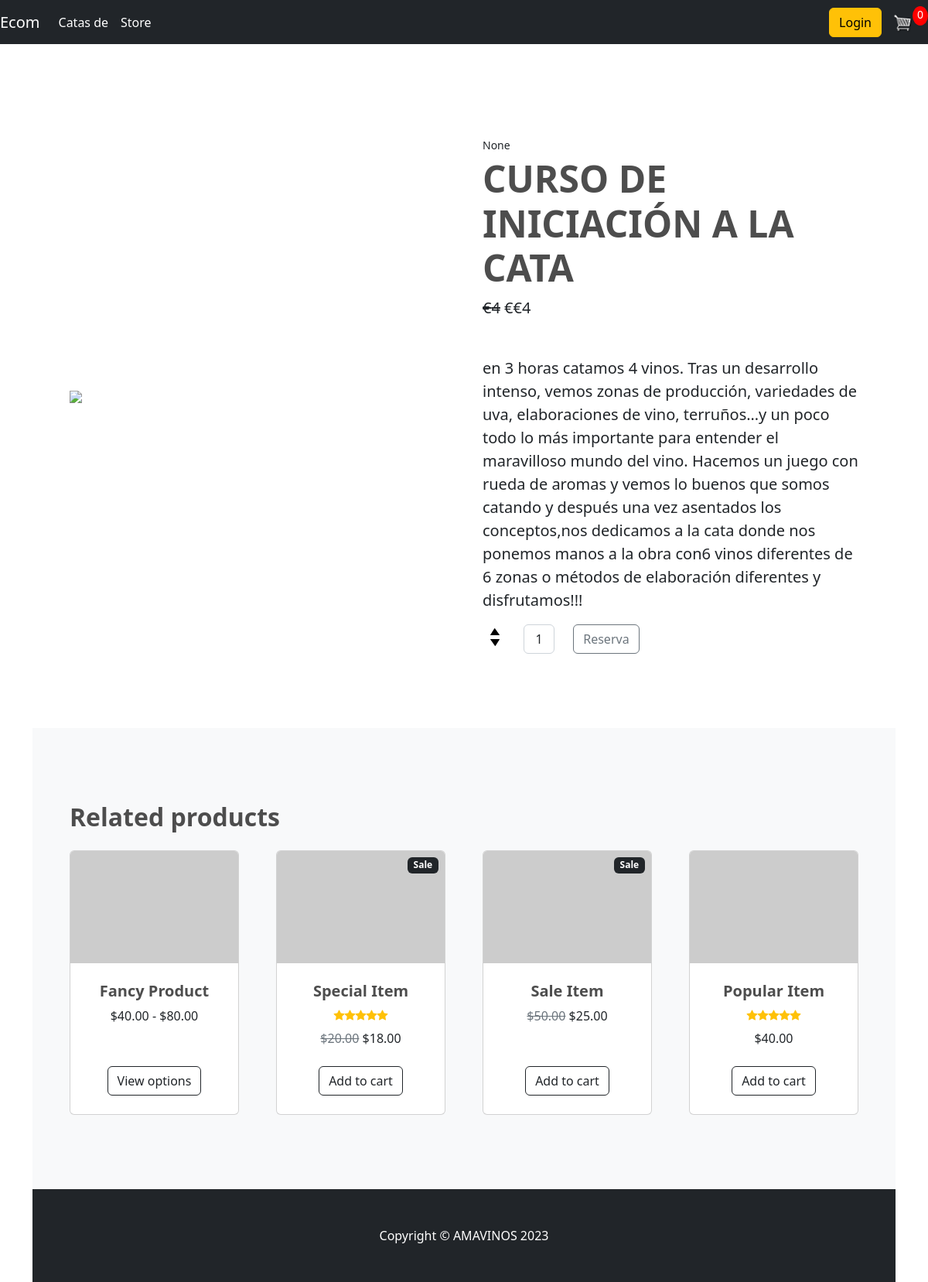
The page /cata-de-vinos/curso-de-iniciacion-a-la-cata/ on the database its author committed.
### store/models.py (models this page shows, shortened)
class Product(models.Model):
	id = models.BigAutoField(primary_key=True)
	name = models.CharField(max_length=200)
	slug=models.SlugField(blank=True)
	price = models.IntegerField()
	digital = models.BooleanField(default=False,null=True, blank=True)
	image = models.ImageField(null=True, blank=True)
	category=models.ForeignKey(Category, on_delete=models.SET_NULL, null=True, blank=True)
	description=models.CharField(max_length=1000,null=True, blank=True)
	@property
	def imageURL(self):
		try:
			url = self.image.url
		except:
			url = ''
		return url

class Cata(Product):
	date=models.DateTimeField(null=True, blank=True)
	duration=models.CharField(max_length=50, default='2 horas')
	location=models.CharField(max_length=50, default='Calle Antillano Campos, 5')

class Product(models.Model):
	id = models.BigAutoField(primary_key=True)
	name = models.CharField(max_length=200)
	slug=models.SlugField(blank=True)
	price = models.IntegerField()
	digital = models.BooleanField(default=False,null=True, blank=True)
	image = models.ImageField(null=True, blank=True)
	category=models.ForeignKey(Category, on_delete=models.SET_NULL, null=True, blank=True)
	description=models.CharField(max_length=1000,null=True, blank=True)
	@property
	def imageURL(self):
		try:
			url = self.image.url
		except:
			url = ''
		return url

### store/views.py (the view)
# urls.py: path('cata-de-vinos/<slug:slug>/', views.event_detail, name='event_detail'),   #devo capire come mettere l'evento giusto
def event_detail(request, slug):
	data=cartData(request)
	cartItems = data['cartItems']
	order = data['order']
	items = data['items']
	product = get_object_or_404(Cata, slug=slug)
	context = {'product': product, 'cartItems': cartItems}
	return render(request, 'store/event_detail.html', context)

### store/utils.py (called while the page is built, shortened)
def cookieCart(request):
	try:
		cart = json.loads(request.COOKIES['cart'])
	except:
		cart = {}
		print('CART:', cart)
	items = []
	order = {'get_cart_total':0, 'get_cart_items':0, 'shipping':False}
	cartItems = order['get_cart_items']
	return {'cartItems':cartItems ,'order':order, 'items':items}

def cartData(request):
	if request.user.is_authenticated:
		customer = request.user.customer
		order, created = Order.objects.get_or_create(customer=customer, complete=False)
		items = order.orderitem_set.all()
		cartItems = order.get_cart_items
	else:
		cookieData = cookieCart(request)
		cartItems = cookieData['cartItems']
		order = cookieData['order']
		items = cookieData['items']
	return {'cartItems':cartItems ,'order':order, 'items':items}

### store/templates/store/event_detail.html (shortened to what this page needs)
{% extends 'store/main.html' %}
{% load static %}
{% block content %}
<!DOCTYPE html>
<html lang="en">
    <head>
        <link href="https://cdn.jsdelivr.net/npm/bootstrap-icons@1.5.0/font/bootstrap-icons.css" rel="stylesheet" />
        <link href="css/styles.css" rel="stylesheet" />
    </head>
    <body>
        <section class="py-5">
            <div class="container px-4 px-lg-5 my-5">
                <div class="row gx-4 gx-lg-5 align-items-center">
                    <div class="col-md-6"><img class="card-img-top mb-5 mb-md-0" src={{product.imageURL}} alt="{{product.name}}" /></div>
                    <div class="col-md-6">
                        <div class="small mb-1">{{product.date}}</div>
                        <h1 class="display-5 fw-bolder">{{product.name}}</h1>
                        <div class="fs-5 mb-5">
                            <span class="text-decoration-line-through">€{{product.price}}</span>
                            <span>€€{{product.price}}</span>
                        </div>
                        <p class="lead">{{product.description}}</p>
                        <div class="d-flex">
                            <p class="quantity">{{item.quantity}}</p>
                            <div class="quantity">
                                <div class="row">
                                    <div class="col-2">
                                        <img data-product="{{item.product.id}}" data-action="add" class="chg-quantity update-cart" src="{% static  'images/arrow-up.png' %}">
                                        <img data-product="{{item.product.id}}" data-action="remove" class="chg-quantity update-cart" src="{% static  'images/arrow-down.png' %}">
                                    </div>
                                    <div class="col-3">
                                        <input class="form-control text-center me-3" id="inputQuantity" type="num" value="1" style="max-width: 3rem; vertical-align: middle;" />
                                    </div>
                                    <div class="col-3">
                                        <button data-product="{{product.id}}" data-action="add" class="btn btn-outline-secondary add-btn update-cart">Reserva</button>
                                    </div>
                                    <div class="col-2">
                                    </div>
                                </div>
                            </div>
                        </div>
                    </div>
                </div>
            </div>
        </section>
        <section class="py-5 bg-light">
            <div class="container px-4 px-lg-5 mt-5">
                <h2 class="fw-bolder mb-4">Related products</h2>
                <div class="row gx-4 gx-lg-5 row-cols-2 row-cols-md-3 row-cols-xl-4 justify-content-center">
                    <div class="col mb-5">
                        <div class="card h-100">
                            <img class="card-img-top" src="https://dummyimage.com/450x300/dee2e6/6c757d.jpg" alt="..." />
                            <div class="card-body p-4">
                                <div class="text-center">
                                    <h5 class="fw-bolder">Fancy Product</h5>
                                    $40.00 - $80.00
                                </div>
                            </div>
                            <div class="card-footer p-4 pt-0 border-top-0 bg-transparent">
                                <div class="text-center"><a class="btn btn-outline-dark mt-auto" href="#">View options</a></div>
                            </div>
                        </div>
                    </div>
                    <div class="col mb-5">
                        <div class="card h-100">
                            <div class="badge bg-dark text-white position-absolute" style="top: 0.5rem; right: 0.5rem">Sale</div>
                            <img class="card-img-top" src="https://dummyimage.com/450x300/dee2e6/6c757d.jpg" alt="..." />
                            <div class="card-body p-4">
                                <div class="text-center">
                                    <h5 class="fw-bolder">Special Item</h5>
                                    <div class="d-flex justify-content-center small text-warning mb-2">
                                        <div class="bi-star-fill"></div>
                                        <div class="bi-star-fill"></div>
                                        <div class="bi-star-fill"></div>
                                        <div class="bi-star-fill"></div>
                                        <div class="bi-star-fill"></div>
                                    </div>
                                    <span class="text-muted text-decoration-line-through">$20.00</span>
                                    $18.00
                                </div>
                            </div>
                            <div class="card-footer p-4 pt-0 border-top-0 bg-transparent">
                                <div class="text-center"><a class="btn btn-outline-dark mt-auto" href="#">Add to cart</a></div>
                            </div>
                        </div>
                    </div>
                    <div class="col mb-5">
                        <div class="card h-100">
                            <div class="badge bg-dark text-white position-absolute" style="top: 0.5rem; right: 0.5rem">Sale</div>
                            <img class="card-img-top" src="https://dummyimage.com/450x300/dee2e6/6c757d.jpg" alt="..." />
                            <div class="card-body p-4">
                                <div class="text-center">
                                    <h5 class="fw-bolder">Sale Item</h5>
                                    <span class="text-muted text-decoration-line-through">$50.00</span>
                                    $25.00
                                </div>
                            </div>
                            <div class="card-footer p-4 pt-0 border-top-0 bg-transparent">
                                <div class="text-center"><a class="btn btn-outline-dark mt-auto" href="#">Add to cart</a></div>
                            </div>
                        </div>
                    </div>
                    <div class="col mb-5">
                        <div class="card h-100">
                            <img class="card-img-top" src="https://dummyimage.com/450x300/dee2e6/6c757d.jpg" alt="..." />
                            <div class="card-body p-4">
                                <div class="text-center">
                                    <h5 class="fw-bolder">Popular Item</h5>
                                    <div class="d-flex justify-content-center small text-warning mb-2">
                                        <div class="bi-star-fill"></div>
                                        <div class="bi-star-fill"></div>
                                        <div class="bi-star-fill"></div>
                                        <div class="bi-star-fill"></div>
                                        <div class="bi-star-fill"></div>
                                    </div>
                                    $40.00
                                </div>
                            </div>
                            <div class="card-footer p-4 pt-0 border-top-0 bg-transparent">
                                <div class="text-center"><a class="btn btn-outline-dark mt-auto" href="#">Add to cart</a></div>
                            </div>
                        </div>
                    </div>
                </div>
            </div>
        </section>
        <footer class="py-5 bg-dark">
            <div class="container"><p class="m-0 text-center text-white">Copyright &copy; AMAVINOS 2023</p></div>
        </footer>
    </body>
</html>
{% endblock content %}

### static/css/main.css (style rules this page uses)
body { background-color: hsl(0, 0%, 98%); }
h1,h2,h3,h4,h5,h6 { color:hsl(0, 0%, 30%); }
.bg-dark { background-color: #4f868c!important; }
.btn { border-radius: 0; }
.quantity { display: inline-block; font-weight: 700; padding-right:10px; }
.chg-quantity { width: 12px; cursor: pointer; display: block; margin-top: 5px; transition:.1s; }

### rows shown on the page
Cata: date "None"
Product: name "CURSO DE INICIACIÓN A LA CATA", price "4", description "en 3 horas catamos 4 vinos. Tras un desarrollo intenso, vemos zonas de producción, variedades de uva, elaboraciones de vino, terruños…y un poco todo lo más importante para entender el maravilloso mundo del vino. Hacemos un juego con rueda de aromas y vemos lo buenos que somos catando y después una vez asentados los conceptos,nos dedicamos a la cata donde nos ponemos manos a la obra con6 vinos diferentes de 6 zonas o métodos de elaboración diferentes y disfrutamos!!!"

### other values the page prints
{{ cartItems }} "0"
